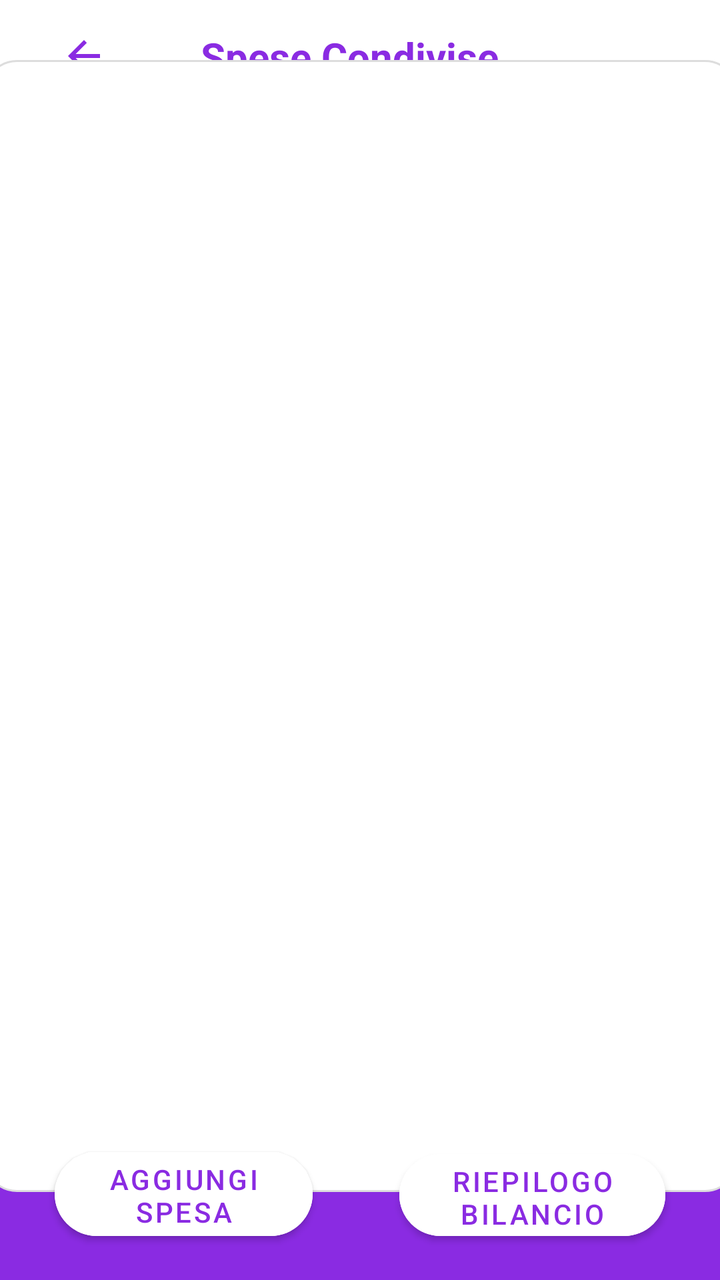
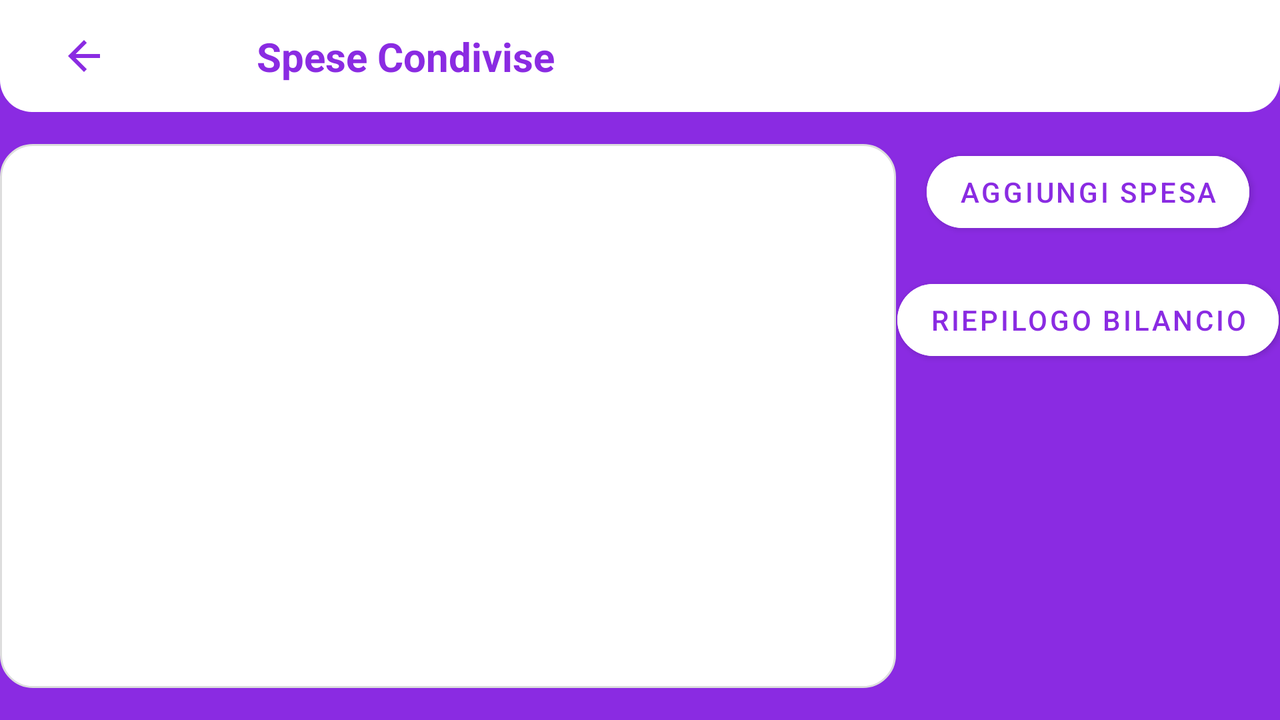

Two renders of one Android screen. The first uses the default layout on a phone; the second uses the alternative layout the repository ships for a different screen configuration, on a matching device. The two XML files are below.
<!-- AndroidManifest.xml: application theme Theme.CoinquyLifeJava -->
<!-- res/layout/expense_layout.xml -->
<androidx.constraintlayout.widget.ConstraintLayout
    xmlns:android="http://schemas.android.com/apk/res/android"
    xmlns:app="http://schemas.android.com/apk/res-auto"
    android:layout_width="match_parent"
    android:layout_height="match_parent"
    android:background="#8A2BE2">

    <androidx.constraintlayout.widget.ConstraintLayout
        android:id="@+id/topBar"
        android:layout_width="0dp"
        android:layout_height="56dp"
        android:background="@drawable/rounded_topbar"
        app:layout_constraintTop_toTopOf="parent"
        app:layout_constraintStart_toStartOf="parent"
        app:layout_constraintEnd_toEndOf="parent">

        <com.google.android.material.button.MaterialButton
            android:id="@+id/btnBack"
            style="@style/Widget.MaterialComponents.Button.TextButton"
            android:layout_width="wrap_content"
            android:layout_height="match_parent"
            android:backgroundTint="@android:color/transparent"
            android:contentDescription="@string/back"
            app:icon="@drawable/arrow_back"
            app:iconGravity="textStart"
            app:iconTint="#8A2BE2"
            app:layout_constraintTop_toTopOf="parent"
            app:layout_constraintBottom_toBottomOf="parent"
            app:layout_constraintStart_toStartOf="parent" />

        <TextView
            android:id="@+id/tv_expenses_title"
            android:layout_width="wrap_content"
            android:layout_height="wrap_content"
            android:text="Spese Condivise"
            android:textColor="#8A2BE2"
            android:textSize="20sp"
            android:textStyle="bold"
            app:layout_constraintTop_toTopOf="parent"
            app:layout_constraintBottom_toBottomOf="parent"
            app:layout_constraintStart_toEndOf="@id/btnBack"
            app:layout_constraintEnd_toEndOf="parent"
            app:layout_constraintHorizontal_bias="0.1" />
    </androidx.constraintlayout.widget.ConstraintLayout>

    <androidx.constraintlayout.widget.ConstraintLayout
        android:id="@+id/expenseContainer"
        android:layout_width="377dp"
        android:layout_height="566dp"
        android:layout_marginTop="16dp"
        android:layout_marginBottom="16dp"
        android:background="@drawable/rounded_container"
        app:layout_constraintBottom_toTopOf="@id/btn_add_expense"
        app:layout_constraintEnd_toEndOf="parent"
        app:layout_constraintStart_toStartOf="parent"
        app:layout_constraintTop_toBottomOf="@id/topBar">

        <androidx.recyclerview.widget.RecyclerView
            android:id="@+id/rv_expenses"
            android:layout_width="0dp"
            android:layout_height="0dp"
            android:layout_margin="16dp"
            android:clipToPadding="false"
            android:contentDescription="@string/expenseRV"
            app:layout_constraintBottom_toBottomOf="parent"
            app:layout_constraintEnd_toEndOf="parent"
            app:layout_constraintStart_toStartOf="parent"
            app:layout_constraintTop_toTopOf="parent" />
    </androidx.constraintlayout.widget.ConstraintLayout>

    <com.google.android.material.button.MaterialButton
        android:id="@+id/btn_add_expense"
        android:layout_width="129dp"
        android:layout_height="54dp"
        android:layout_marginEnd="8dp"
        android:layout_marginBottom="16dp"
        android:backgroundTint="@android:color/white"
        android:text="Aggiungi Spesa"
        android:textColor="#8A2BE2"
        app:cornerRadius="24dp"
        app:iconGravity="textStart"
        app:iconPadding="8dp"
        app:layout_constraintBottom_toBottomOf="parent"
        app:layout_constraintEnd_toStartOf="@id/btn_riepilogo_bilancio"
        app:layout_constraintStart_toStartOf="parent" />

    <com.google.android.material.button.MaterialButton
        android:id="@+id/btn_riepilogo_bilancio"
        android:layout_width="133dp"
        android:layout_height="53dp"
        android:layout_marginStart="8dp"
        android:layout_marginBottom="16dp"
        android:backgroundTint="@android:color/white"
        android:text="@string/riepilogo_bilancio"
        android:textColor="#8A2BE2"
        app:cornerRadius="24dp"
        app:iconGravity="textStart"
        app:iconPadding="8dp"
        app:layout_constraintBottom_toBottomOf="parent"
        app:layout_constraintEnd_toEndOf="parent"
        app:layout_constraintStart_toEndOf="@id/btn_add_expense" />

</androidx.constraintlayout.widget.ConstraintLayout>
<!-- resources referenced by this layout -->
<resources>
  <!-- drawable arrow_back (drawable) -->
  <vector xmlns:android="http://schemas.android.com/apk/res/android"
      android:width="24dp"
      android:height="24dp"
      android:viewportWidth="24"
      android:viewportHeight="24">
      <path
          android:fillColor="#FFFFFF"
          android:pathData="M20,11H7.83l5.59-5.59L12,4l-8,8 8,8 1.41-1.41L7.83,13H20v-2z"/>
  </vector>
  <!-- drawable rounded_container (drawable) -->
  <?xml version="1.0" encoding="utf-8"?>
  <shape xmlns:android="http://schemas.android.com/apk/res/android"
      android:shape="rectangle">
  
      <solid android:color="@android:color/white" />
  
      <corners android:radius="16dp" />
  
      <padding
          android:left="8dp"
          android:top="8dp"
          android:right="8dp"
          android:bottom="8dp" />
  
      <stroke
          android:width="1dp"
          android:color="#DDDDDD" /> 
  
  </shape>
  <!-- drawable rounded_topbar (drawable) -->
  <shape xmlns:android="http://schemas.android.com/apk/res/android"
      android:shape="rectangle" >
      <solid android:color="@color/white" />
      <corners
          android:bottomLeftRadius="16dp"
          android:bottomRightRadius="16dp"
          android:topLeftRadius="0dp"
          android:topRightRadius="0dp" />
  </shape>
  <string name="back">back button</string>
  <string name="expenseRV">espenseRV</string>
  <string name="riepilogo_bilancio">Riepilogo Bilancio</string>
  <style name="Theme.CoinquyLifeJava" parent="Theme.MaterialComponents.DayNight.DarkActionBar">
          
          <item name="colorPrimary">@color/purple_500</item>
          <item name="colorPrimaryVariant">@color/purple_700</item>
          <item name="colorOnPrimary">@color/white</item>
          
          <item name="colorSecondary">@color/teal_200</item>
          <item name="colorSecondaryVariant">@color/teal_700</item>
          <item name="colorOnSecondary">@color/black</item>
          
          <item name="android:statusBarColor">?attr/colorPrimaryVariant</item>
          
      </style>
</resources>
<!-- res/layout-land/expense_layout.xml (the repository's variant of the layout above) -->
<!-- drawn on the phone turned sideways -->
<androidx.constraintlayout.widget.ConstraintLayout
    xmlns:android="http://schemas.android.com/apk/res/android"
    xmlns:app="http://schemas.android.com/apk/res-auto"
    android:layout_width="match_parent"
    android:layout_height="match_parent"
    android:background="#8A2BE2">

    <androidx.constraintlayout.widget.ConstraintLayout
        android:id="@+id/topBar"
        android:layout_width="0dp"
        android:layout_height="56dp"
        android:background="@drawable/rounded_topbar"
        app:layout_constraintTop_toTopOf="parent"
        app:layout_constraintStart_toStartOf="parent"
        app:layout_constraintEnd_toEndOf="parent">

        <com.google.android.material.button.MaterialButton
            android:id="@+id/btnBack"
            style="@style/Widget.MaterialComponents.Button.TextButton"
            android:layout_width="wrap_content"
            android:layout_height="match_parent"
            android:backgroundTint="@android:color/transparent"
            android:contentDescription="@string/back"
            app:icon="@drawable/arrow_back"
            app:iconGravity="textStart"
            app:iconTint="#8A2BE2"
            app:layout_constraintTop_toTopOf="parent"
            app:layout_constraintBottom_toBottomOf="parent"
            app:layout_constraintStart_toStartOf="parent" />

        <TextView
            android:id="@+id/tv_expenses_title"
            android:layout_width="wrap_content"
            android:layout_height="wrap_content"
            android:text="Spese Condivise"
            android:textColor="#8A2BE2"
            android:textSize="20sp"
            android:textStyle="bold"
            app:layout_constraintTop_toTopOf="parent"
            app:layout_constraintBottom_toBottomOf="parent"
            app:layout_constraintStart_toEndOf="@id/btnBack"
            app:layout_constraintEnd_toEndOf="parent"
            app:layout_constraintHorizontal_bias="0.1" />
    </androidx.constraintlayout.widget.ConstraintLayout>

    <LinearLayout
        android:layout_width="0dp"
        android:layout_height="0dp"
        android:orientation="horizontal"
        app:layout_constraintTop_toBottomOf="@id/topBar"
        app:layout_constraintBottom_toBottomOf="parent"
        app:layout_constraintStart_toStartOf="parent"
        app:layout_constraintEnd_toEndOf="parent">

        <androidx.constraintlayout.widget.ConstraintLayout
            android:id="@+id/expenseContainer"
            android:layout_width="0dp"
            android:layout_height="match_parent"
            android:layout_weight="0.7"
            android:layout_marginTop="16dp"
            android:layout_marginBottom="16dp"
            android:background="@drawable/rounded_container">

            <androidx.recyclerview.widget.RecyclerView
                android:id="@+id/rv_expenses"
                android:layout_width="0dp"
                android:layout_height="0dp"
                android:layout_margin="16dp"
                android:clipToPadding="false"
                android:contentDescription="@string/expenseRV"
                app:layout_constraintBottom_toBottomOf="parent"
                app:layout_constraintEnd_toEndOf="parent"
                app:layout_constraintStart_toStartOf="parent"
                app:layout_constraintTop_toTopOf="parent" />
        </androidx.constraintlayout.widget.ConstraintLayout>

        <LinearLayout
            android:layout_width="0dp"
            android:layout_height="match_parent"
            android:layout_weight="0.3"
            android:orientation="vertical"
            android:gravity="center_horizontal">

            <com.google.android.material.button.MaterialButton
                android:id="@+id/btn_add_expense"
                android:layout_width="wrap_content"
                android:layout_height="wrap_content"
                android:layout_marginTop="16dp"
                android:backgroundTint="@android:color/white"
                android:text="Aggiungi Spesa"
                android:textColor="#8A2BE2"
                app:cornerRadius="24dp"
                app:iconGravity="textStart"
                app:iconPadding="8dp" />

            <com.google.android.material.button.MaterialButton
                android:id="@+id/btn_riepilogo_bilancio"
                android:layout_width="wrap_content"
                android:layout_height="wrap_content"
                android:layout_marginTop="16dp"
                android:backgroundTint="@android:color/white"
                android:text="@string/riepilogo_bilancio"
                android:textColor="#8A2BE2"
                app:cornerRadius="24dp"
                app:iconGravity="textStart"
                app:iconPadding="8dp" />
        </LinearLayout>
    </LinearLayout>
</androidx.constraintlayout.widget.ConstraintLayout>
